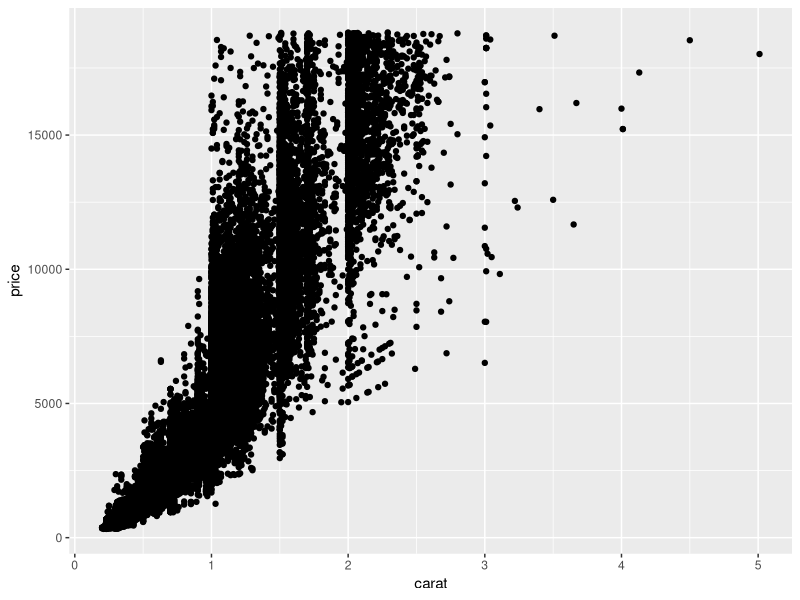
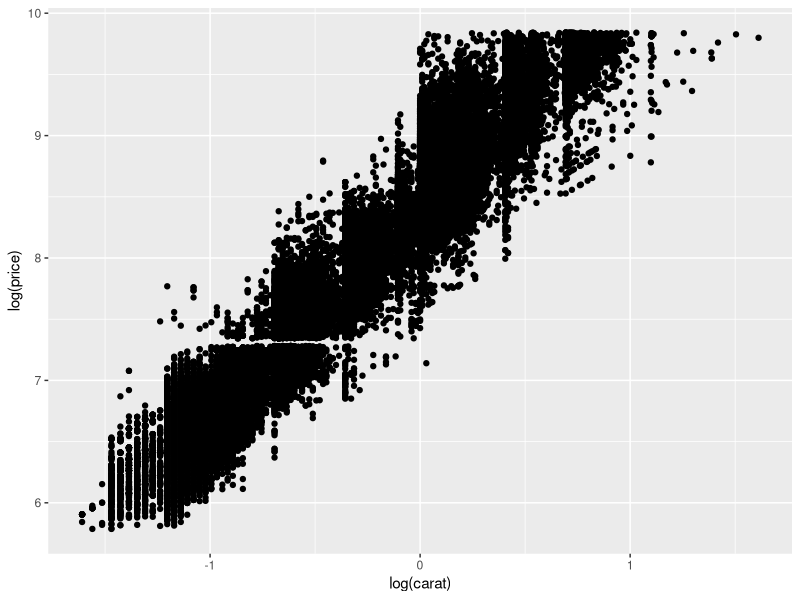
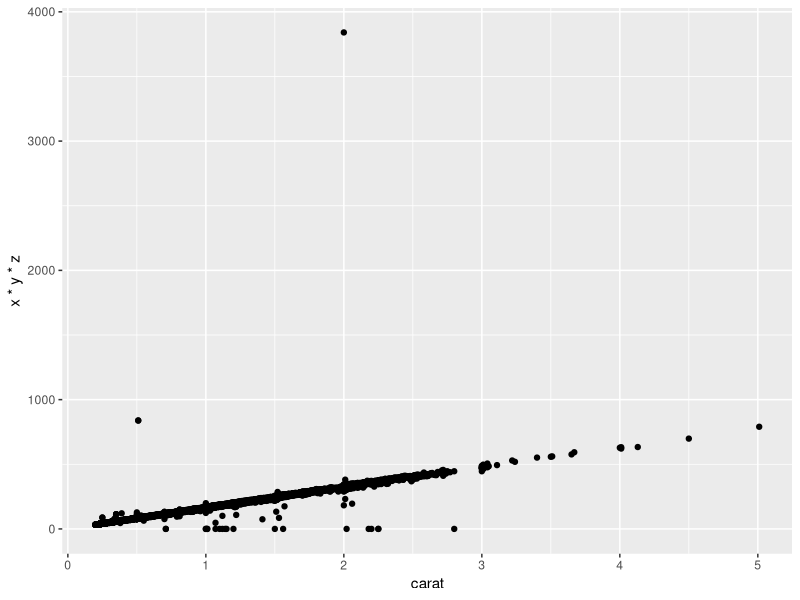
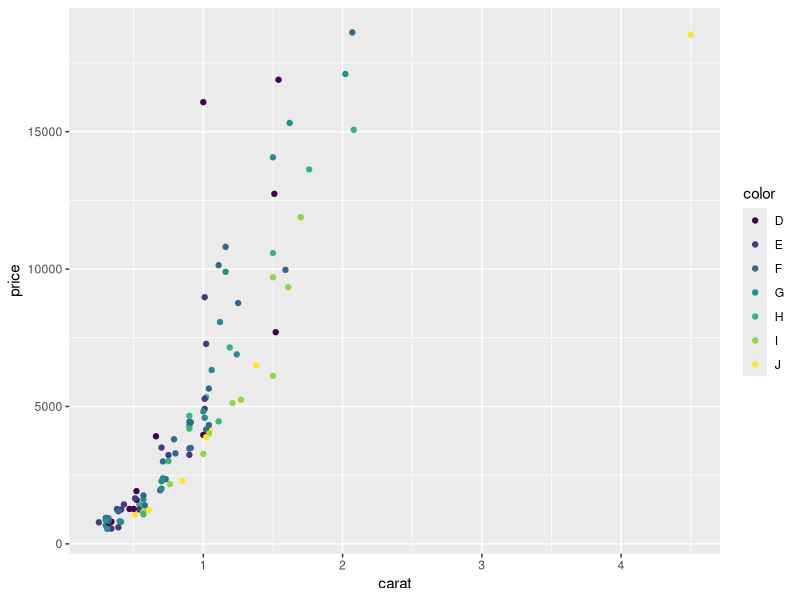
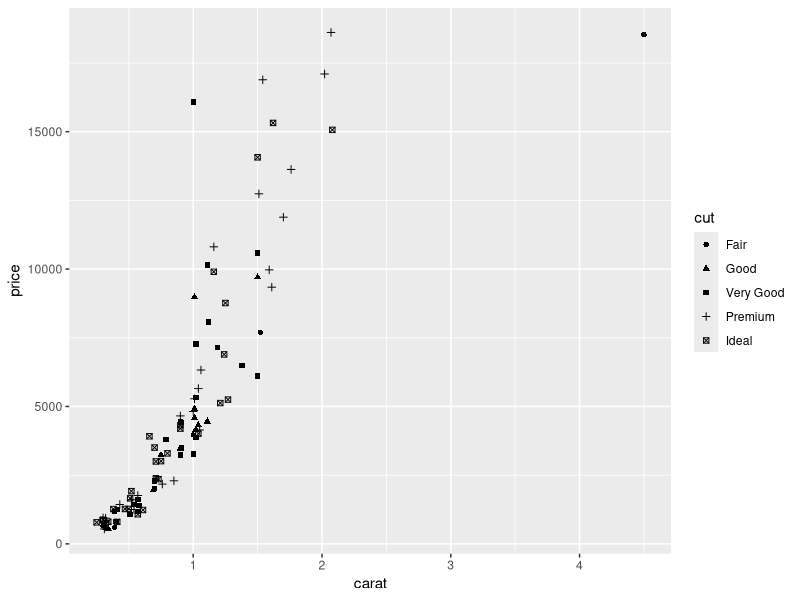
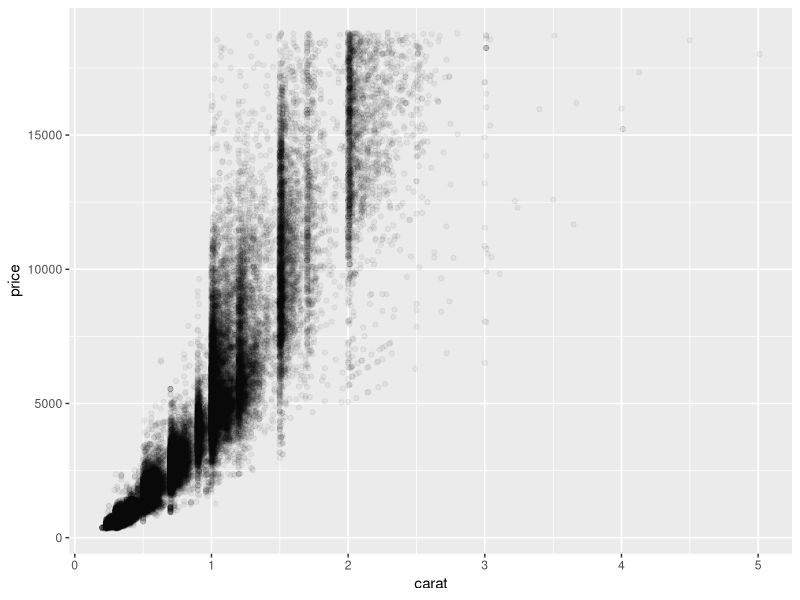
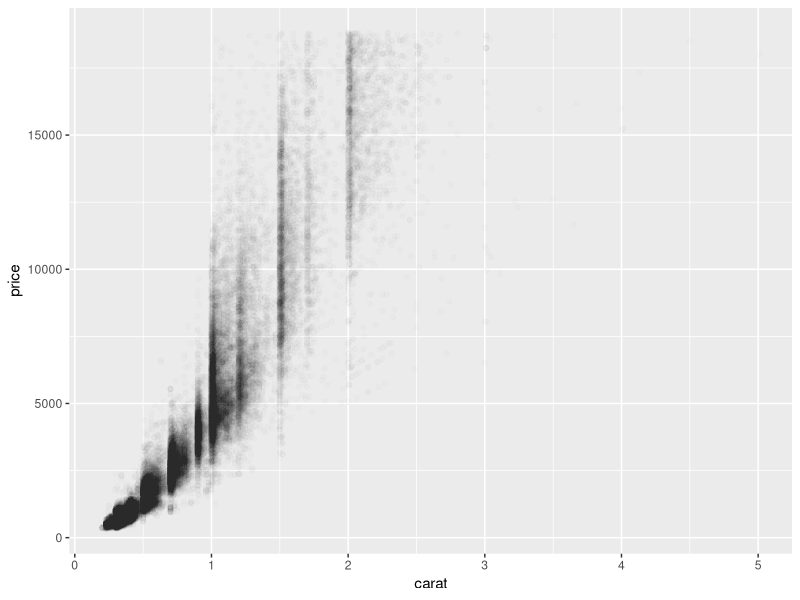
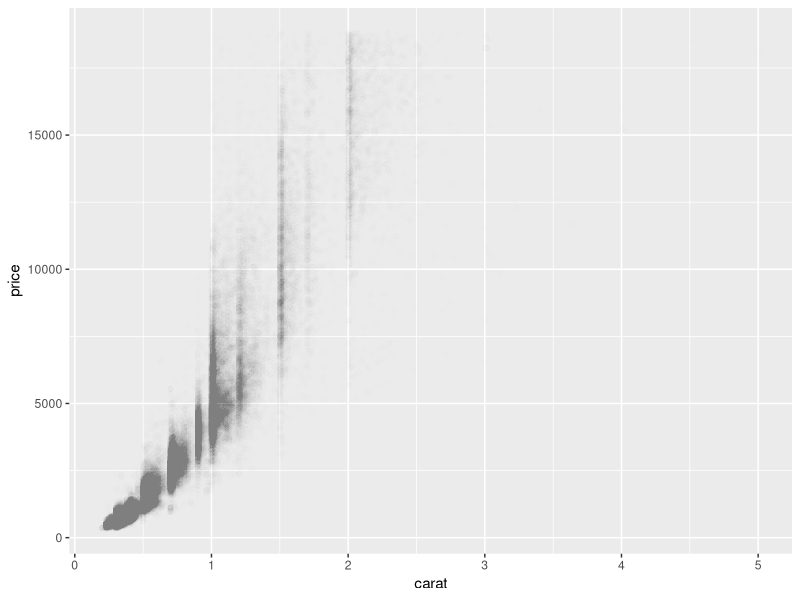

Reproduce these figures in R, in order.
## ---- chunk 1
library(ggplot2)
set.seed(1410)
dsmall = diamonds[sample(nrow(diamonds), 100),]
head(dsmall)
## ---- chunk 2
qplot(carat, price, data=diamonds)
## ---- chunk 3
qplot(log(carat), log(price), data=diamonds)
## ---- chunk 4
qplot(carat, x * y * z, data=diamonds)
## ---- chunk 5
qplot(carat, price, data=dsmall, colour=color)
qplot(carat, price, data=dsmall, shape=cut)
## ---- chunk 6
qplot(carat, price, data=diamonds, alpha=I(1/20))
qplot(carat, price, data=diamonds, alpha=I(1/100))
qplot(carat, price, data=diamonds, alpha=I(1/200))
## ---- chunk 7
qplot(carat, price, data=dsmall, geom=c("point", "smooth"))
qplot(carat, price, data=diamonds, geom=c("point", "smooth"))
## ---- chunk 8
qplot(carat, price, data=dsmall, geom=c("point", "smooth"), se=FALSE)
## ---- chunk 9
qplot(carat, price, data=dsmall, geom=c("point", "smooth"), span=0.2)
qplot(carat, price, data=dsmall, geom=c("point", "smooth"), span=1)
## ---- chunk 10
qplot(carat, price, data=dsmall, geom=c("point", "smooth"), 
      method="gam", formula=y~s(x))
qplot(carat, price, data=dsmall, geom=c("point", "smooth"), 
      method="gam", formula=y~s(x, bs="cs"))
## ---- chunk 11
library(splines)
qplot(carat, price, data=dsmall, geom=c("point", "smooth"), 
      method="lm")
qplot(carat, price, data=dsmall, geom=c("point", "smooth"), 
      method="lm", formula=y~poly(x, 2))
qplot(carat, price, data=dsmall, geom=c("point", "smooth"), 
      method="lm", formula=y~ns(x, 5))
## ---- chunk 12
library(MASS)
qplot(carat, price, data=dsmall, geom=c("point", "smooth"), 
      method="rlm")
qplot(carat, price, data=dsmall, geom=c("point", "smooth"), 
      method="rlm", formula=y~poly(x, 2))
qplot(carat, price, data=dsmall, geom=c("point", "smooth"), 
      method="rlm", formula=y~ns(x, 5))
## ---- chunk 13
qplot(color, price/carat, data=diamonds, geom="jitter", alpha=I(1/5))
qplot(color, price/carat, data=diamonds, geom="jitter", alpha=I(1/50))
qplot(color, price/carat, data=diamonds, geom="jitter", alpha=I(1/200))
## ---- chunk 14
qplot(color, price/carat, data=diamonds, geom="boxplot")
## ---- chunk 15
qplot(carat, data=diamonds, geom="histogram")
qplot(carat, data=diamonds, geom="density")
## ---- chunk 16
qplot(carat, data=diamonds, geom="histogram", binwidth=1, xlim=c(0, 3))
qplot(carat, data=diamonds, geom="histogram", binwidth=0.1, xlim=c(0, 3))
qplot(carat, data=diamonds, geom="histogram", binwidth=0.01, xlim=c(0, 3))
## ---- chunk 17
qplot(carat, data=diamonds, geom="histogram", fill=color)
qplot(carat, data=diamonds, geom="density", colour=color)
## ---- chunk 18
qplot(color, data=diamonds, geom="bar")
qplot(color, data=diamonds, geom="bar", weight=carat) + scale_y_continuous("carat")
## ---- chunk 19
qplot(date, unemploy/pop, data=economics, geom="line")
qplot(date, uempmed, data=economics, geom="line")
## ---- chunk 20
qplot(unemploy/pop, uempmed, data=economics, geom=c("point", "path"))
## ---- chunk 21
year = function(x) as.POSIXlt(x)$year + 1900
qplot(unemploy/pop, uempmed, data=economics, geom=c("point", "path"),
      colour=year(date)) + scale_size_area()
## ---- chunk 22
qplot(carat, data=diamonds, facets=color ~ ., geom="histogram",
      binwidth=0.1, xlim=c(0, 3))
qplot(carat, ..density.., data=diamonds, facets=color ~ ., geom="histogram",
      binwidth=0.1, xlim=c(0, 3))
## ---- chunk 23
qplot(carat, price, data=dsmall,
      xlab="Price ($)", ylab="Weight (carat)",
      main="Price-weight relationship")
qplot(carat, price/carat, data=dsmall,
      xlab="Weight (carat)",
      ylab=expression(frac(price, carat)),
      main="Small diamonds",
      xlim=c(.2,1))
qplot(carat, price, data=dsmall, log="xy")
